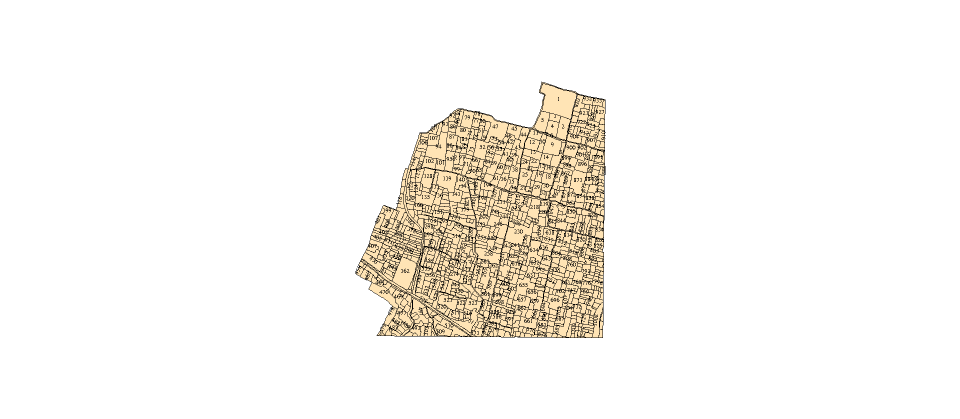
#> input picture docs/original/sheet01.png, 1920 x 837 px (shown at 1/2 size)
$ python -i build_enhanced_assets.py   (imports and definitions only)
#> lines starting #> are read from the running program, lines starting #| are printed output that depends on the picture; after the words box and inside, x2 and y2 are one past the last pixel; in counts of white or black regions, pixels touching at a corner belong together
#> further down, picture is the input picture: PIL image 1920x837 RGBA; mean R, G, B, A 23.9, 21.3, 16.9, 31
#!/usr/bin/env python3
"""Install the user-supplied enhanced naksha PDFs as the app's map assets."""

from __future__ import annotations

import json
import subprocess
import tempfile
from pathlib import Path

import numpy as np
from PIL import Image, ImageFilter
from scipy import ndimage


ROOT = Path(__file__).resolve().parents[1]
ENHANCED = ROOT / "docs" / "enhanced"
ASSETS = ROOT / "app" / "assets"
MASTER_PDF = ENHANCED / "Chandhaus_Cadastral_Map_Aligned.pdf"

# Coordinates recovered by registering several parcel-line patches in each
# detailed sheet against the aligned master.  Sheet 01 is the 0.5 master
# reference; the other scales exactly follow the factors printed in the PDF.
SHEET_TRANSFORMS = {
    1: {"scale": 0.5, "x": 1126.0, "y": 250.0},
    2: {"scale": 0.46395, "x": 3214.0, "y": 382.0},
    3: {"scale": 0.6838, "x": 2983.0, "y": 2352.0},
    4: {"scale": 0.8024, "x": 380.0, "y": 2396.0},
}


# [7 lines left out: function extract_images, not called in this run]


def paper_mask(image: Image.Image) -> np.ndarray:
    """Return the largest connected cream cadastral-paper region."""
    rgb = np.asarray(image.convert("RGB"))
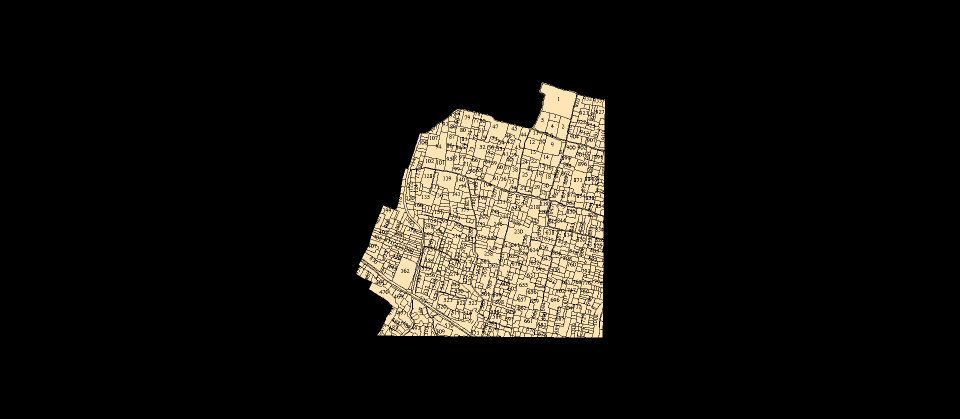
#> rgb: shape (837, 1920, 3) (shown at 1/2 size); mean R, G, B 23.9, 21.3, 16.9
    high = rgb.max(axis=2)
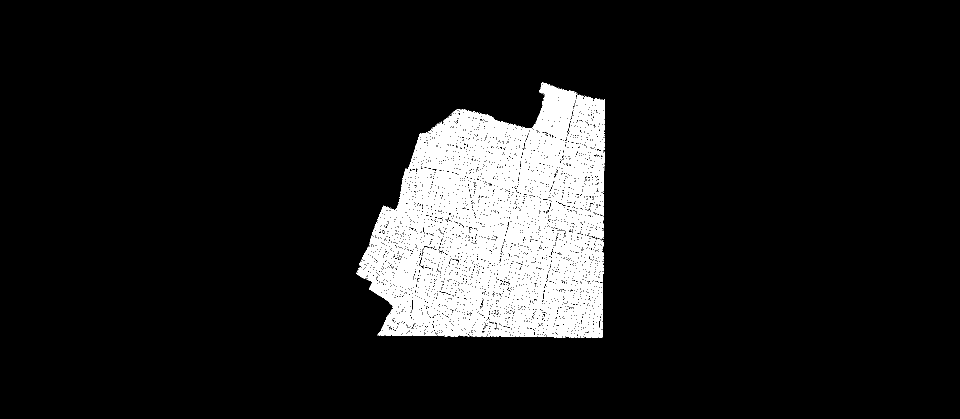
#> high: shape (837, 1920) (shown at 1/2 size); 9.4% white; 169 white regions (166 under 20 px), largest, box (x1, y1, x2, y2) and area: (712, 165, 1210, 675) 149850, (880, 489, 887, 495) 28, (845, 418, 850, 423) 24
    low = rgb.min(axis=2)
    cream = (rgb[..., 0] > 175) & (rgb[..., 1] > 145) & ((high - low) > 18)
    cream = ndimage.binary_closing(cream, iterations=3)
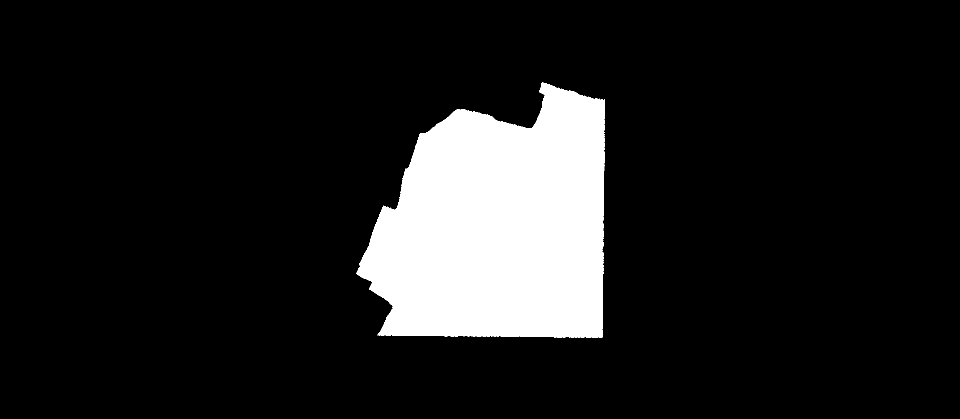
#> cream: shape (837, 1920) bool (shown at 1/2 size); 12% white; 1 white region, box (x1, y1, x2, y2) and area: (712, 165, 1210, 675) 193152
    labels, count = ndimage.label(cream)
#> count = 1
    if not count:
        return cream
    sizes = np.bincount(labels.ravel())
#> sizes = [1413888, 193152]
    # A few sheets touch only through thin linework, so retain every substantial
    # paper component rather than assuming the geometry is one polygon.
    threshold = max(500, int(sizes.max() * 0.002))
#> threshold = 2827
    mask = sizes[labels] >= threshold
#> mask: shape (837, 1920) bool; every value is 1
    return ndimage.binary_fill_holes(mask)


# [86 lines left out: functions write_boundary, write_geo_overlay, main, not called in this run]


# [2 lines not run here, left out]

>>> from PIL import Image
>>> picture = Image.open('../docs/original/sheet01.png')
>>> result = paper_mask(picture)
